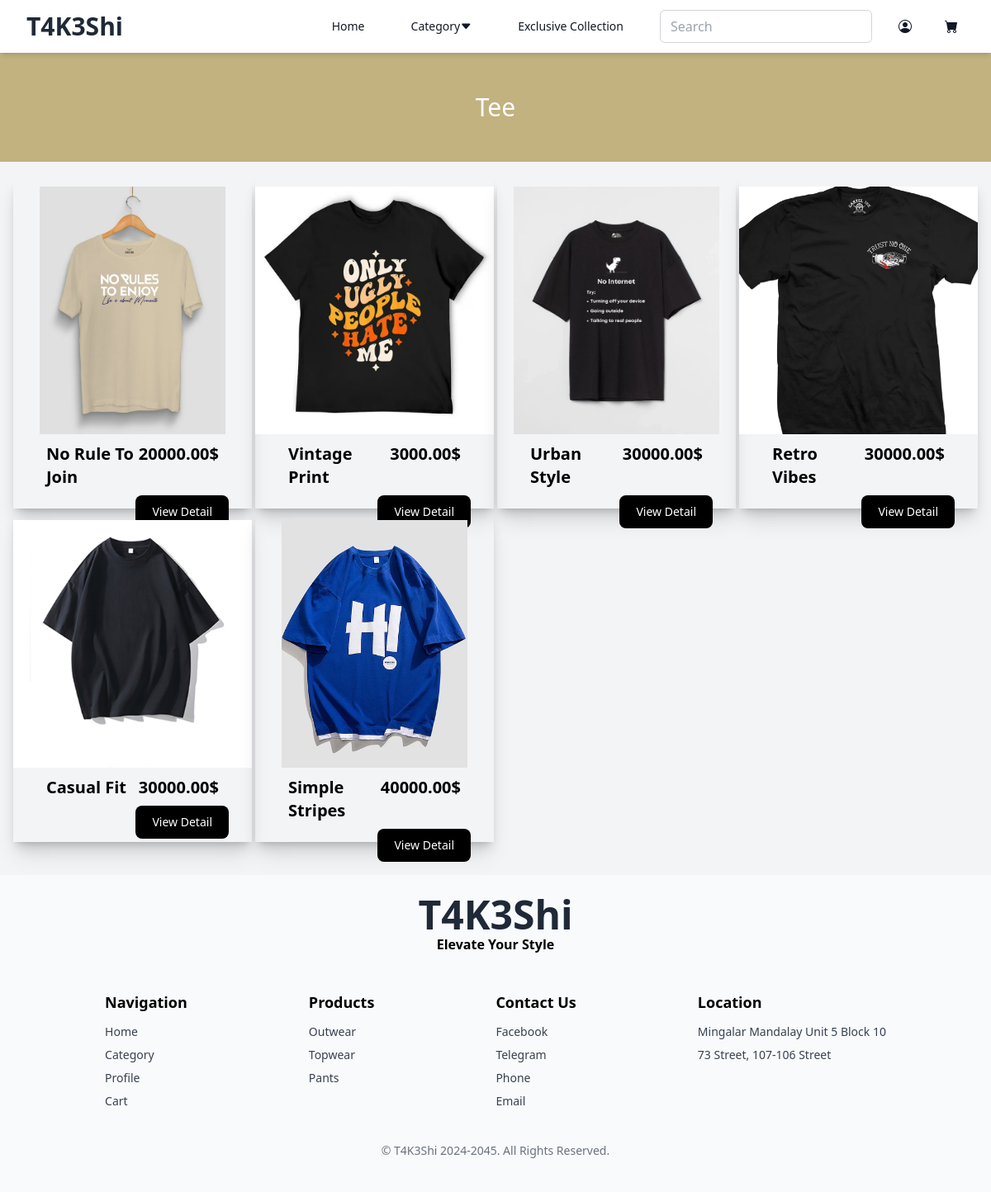
The app's page /category.php with its own data.
### tables this page shows
CREATE TABLE `product` (
  `product_id` int(11) NOT NULL,
  `product_name` varchar(255) DEFAULT NULL,
  `product_image` varchar(255) DEFAULT NULL,
  `cate_id` int(11) DEFAULT NULL,
  `description` varchar(200) NOT NULL,
  `price` decimal(10,2) NOT NULL
);

### category.php (the view, shortened to what this page needs)
<!DOCTYPE html>
<html lang="en">
  <head>
    <script src="https://cdn.tailwindcss.com?plugins=forms,typography,aspect-ratio,line-clamp,container-queries"></script>
    <script src="https://cdn.tailwindcss.com"></script>
    <link
      rel="stylesheet"
      href="https://cdnjs.cloudflare.com/ajax/libs/bootstrap-icons/1.8.1/font/bootstrap-icons.min.css"
    />
  </head>
  <body class="bg-gray-100">
    <?php
    include 'header.php';
    ?>
    <?php
$cate_id = 1;
$cate_name = "Tee";
?>
    <div class="w-full flex flex-col mt-16">
      <div
        class="w-full py-12 flex items-center justify-center mb-5 text-white"
        style="background-color: #c2b280"
      >
        <h2 class="text-3xl"><?php echo $cate_name; ?></h2>
      </div>
      <div class="w-full grid grid-cols-1 md:grid-cols-2 lg:grid-cols-4 gap-1  px-4">
  <?php
      $str = "select * from product where cate_id=$cate_id";
      $ans = $con->query($str);
      while ($row = mysqli_fetch_assoc($ans)) {
          $product_id = $row["product_id"];
          $product_name = $row["product_name"];
          $price = $row["price"];
          $product_image = $row["product_image"];
  ?>  <form action="detail.php" method="get">
      <div class="w-full flex flex-col transform transition-transform duration-300 hover:-translate-y-2 hover:shadow-lg shadow-xl">
        <div class="w-full h-[400px] shadow-lg">
          <div class="w-full h-[320px] flex items-center justify-center">
            <img src="image/<?php echo $product_image; ?>" alt="" class="h-[300px]" />
          </div>
          <div class="flex item-center justify-between px-10">
            <span class="text-xl font-semibold"><?php echo $product_name; ?></span>
            <span class="text-xl font-semibold"><?php echo $price; ?>$</span>
          </div>
          <div class="w-full flex justify-end px-5 py-2">
            <a href="detail.php?product_id=<?php echo $product_id; ?>">
              <button
                type="button"
                class="text-white bg-black hover:bg-gradient-to-br focus:ring-4 focus:outline-none focus:ring-red-300 dark:focus:ring-red-800 font-medium rounded-lg text-sm px-5 py-2.5 text-center me-2 mb-2"
              >
                View Detail
              </button>
            </a>
          </div>
        </div>
      </div>
      </form>
  <?php } ?>
</div>
</div>
    <?php
    include 'footer.php';
    ?>
  </body>
</html>

### header.php (shortened to what this page needs)
<!DOCTYPE html>
<html lang="en">
<head>
    <script src="https://cdn.tailwindcss.com?plugins=forms,typography,aspect-ratio,line-clamp,container-queries"></script>
    <script src="https://cdn.tailwindcss.com"></script>
    <link rel="stylesheet" href="https://cdn.jsdelivr.net/npm/bootstrap-icons@1.11.3/font/bootstrap-icons.min.css">
</head>
<body>
  <div class="w-full fixed shadow-md mb-10 top-0 left-0 z-50">
    <nav class="bg-white shadow-md w-full fixed mb-10">
      <div class="max-w-7xl mx-auto px-4 sm:px-6 lg:px-8">
        <div class="flex justify-between items-center h-16">
          <div class="flex items-center space-x-4">
            <a href="home.php" class="text-3xl font-bold text-gray-800">T4K3Shi</a>
          </div>
          <div class="hidden md:flex items-center space-x-8">
            <a href="home.php" class="text-gray-900 hover:text-gray-700 px-3 py-2 rounded-md text-sm font-medium">Home</a>
            <div class="relative">
              <button type="button" class="text-gray-900 hover:text-gray-700 px-3 py-2 rounded-md text-sm font-medium inline-flex items-center" id="dropdownButton">
                Category
                <span><i class="bi bi-caret-down-fill"></i></span>
              </button>
            </div>
            <a href="exclusiveCollection.php" class="text-gray-900 hover:text-gray-700 px-3 py-2 rounded-md text-sm font-medium">Exclusive Collection</a>
            <input type="text" placeholder="Search" class="px-3 py-2 border border-gray-300 rounded-md h-10"/>
            <a href="register.php" class="text-gray-900 hover:text-gray-700 flex items-center">
              <i class="bi bi-person-circle h-6 w-6"></i>
            </a>
            <a href="addtocart.php" class="text-gray-900 hover:text-gray-700 flex items-center">
              <i class="bi bi-cart-fill h-6 w-6"></i>
            </a>
          </div>
        </div>
      </div>
    </nav>
  </div>
</body>
</html>

### footer.php (shortened to what this page needs)
<!DOCTYPE html>
<html lang="en">
  <head>
    <script src="https://cdn.tailwindcss.com?plugins=forms,typography,aspect-ratio,line-clamp,container-queries"></script>
    <script src="https://cdn.tailwindcss.com"></script>
    <link
      rel="stylesheet"
      href="https://cdnjs.cloudflare.com/ajax/libs/bootstrap-icons/1.8.1/font/bootstrap-icons.min.css"
    />
  </head>
  <body class="bg-white">
    <footer class="mt-10 flex flex-col bg-gray-50">
      <div class="w-full flex justify-center py-6">
        <h2 class="text-3xl md:text-5xl font-bold text-gray-800 text-center">
          T4K3Shi <span class="block text-sm md:text-base text-black">Elevate Your Style</span>
        </h2>
      </div>
      <div class="flex flex-wrap justify-evenly gap-5 md:gap-10 m-5">
        <div class="text-center md:text-left">
          <h3 class="font-bold text-lg mb-3">Navigation</h3>
          <ul class="space-y-2 text-sm text-gray-700">
            <li><a href="#" class="hover:underline">Home</a></li>
            <li><a href="#" class="hover:underline">Category</a></li>
            <li><a href="#" class="hover:underline">Profile</a></li>
            <li><a href="#" class="hover:underline">Cart</a></li>
          </ul>
        </div>
        <div class="text-center md:text-left">
          <h3 class="font-bold text-lg mb-3">Products</h3>
          <ul class="space-y-2 text-sm text-gray-700">
            <li><a href="#" class="hover:underline">Outwear</a></li>
            <li><a href="#" class="hover:underline">Topwear</a></li>
            <li><a href="#" class="hover:underline">Pants</a></li>
          </ul>
        </div>
        <div class="text-center md:text-left">
          <h3 class="font-bold text-lg mb-3">Contact Us</h3>
          <ul class="space-y-2 text-sm text-gray-700">
            <li><a href="#" class="hover:underline">Facebook</a></li>
            <li><a href="#" class="hover:underline">Telegram</a></li>
            <li><a href="#" class="hover:underline">Phone</a></li>
            <li><a href="#" class="hover:underline">Email</a></li>
          </ul>
        </div>
        <div class="text-center md:text-left">
          <h3 class="font-bold text-lg mb-3">Location</h3>
          <ul class="space-y-2 text-sm text-gray-700">
            <li>Mingalar Mandalay Unit 5 Block 10</li>
            <li>73 Street, 107-106 Street</li>
          </ul>
        </div>
      </div>
      <div class="flex justify-center m-5 pb-5">
        <span class="text-sm text-gray-500">© T4K3Shi 2024-2045. All Rights Reserved.</span>
      </div>
    </footer>
  </body>
</html>

### records on screen
product: product_image (picture), product_name "No Rule To Join", price "20000.00"
product: product_image (picture), product_name "Vintage Print", price "3000.00"
product: product_image (picture), product_name "Urban Style", price "30000.00"
product: product_image (picture), product_name "Retro Vibes", price "30000.00"
product: product_image (picture), product_name "Casual Fit", price "30000.00"
product: product_image (picture), product_name "Simple Stripes", price "40000.00"

### other values on screen
$cate_name "Tee"
